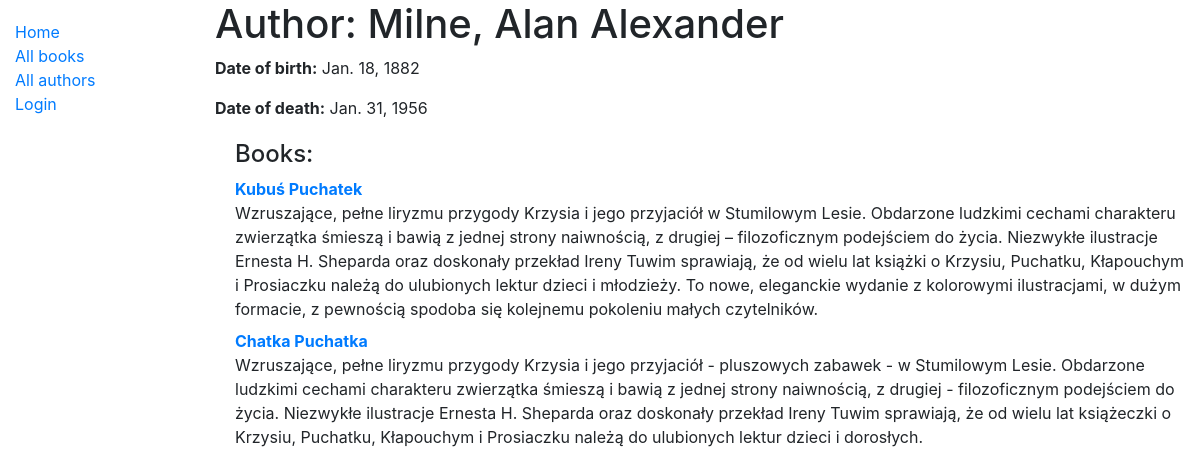
/catalog/author/2, run on the app's committed database.
### catalog/models.py (models this page shows, shortened)
class Author(models.Model):
    first_name = models.CharField(max_length=100)
    last_name = models.CharField(max_length=100)
    date_of_birth = models.DateField(null=True, blank=True)
    date_of_death = models.DateField('Died', null=True, blank=True)
    class Meta:
        ordering = ['last_name', 'first_name']

class Book(models.Model):
    title = models.CharField(max_length=200)
    author = models.ForeignKey('Author', on_delete=models.SET_NULL, null=True)
    summary = models.TextField(max_length=1000, help_text='Enter a brief description of the book')
    isbn = models.CharField('ISBN', max_length=13, help_text='13 Character <a href="https://www.isbn-international.org/content/what-isbn">ISBN number</a>')
    genre = models.ManyToManyField(Genre, help_text='Select a genre for this book')
    language = models.ManyToManyField(Language, help_text='Select a language for this book')
    def display_genre(self):
        """Create a string for the Genre. This is required to display genre in Admin."""
        return ', '.join(genre.name for genre in self.genre.all()[:3])
    display_genre.short_description = 'Genre' #Jt. (??)
    def __str__(self):
        return self.title

### catalog/views.py (the view)
# urls.py: path('author/<int:pk>', views.AuthorDetailView.as_view(), name='author-detail'),
class AuthorDetailView(generic.DetailView):
    model = Author

### catalog/templates/catalog/author_detail.html
{% extends "base_generic.html" %}
{% block content %}
  <h1>Author: {{author.last_name}}, {{author.first_name }}</h1>
  <p><strong>Date of birth:</strong> {{ author.date_of_birth }}</p>
  <p><strong>Date of death:</strong> {{ author.date_of_death }}</p>
  <div style="margin-left:20px;margin-top:20px">
    <h4>Books:</h4>
      <dl>
        {% for book in author.book_set.all %}
          <dt><a href="{% url 'book-detail' book.pk %}">{{book}}</a> </dt>
          <dd>{{book.summary}}</dd>
        {% endfor %}
    </dl>
  </div>
{% endblock %}

### data on the page
Author: last_name "Milne", first_name "Alan Alexander", date_of_birth "Jan. 18, 1882", date_of_death "Jan. 31, 1956"
Book: title "Kubuś Puchatek", summary "Wzruszające, pełne liryzmu przygody Krzysia i jego przyjaciół w Stumilowym Lesie. Obdarzone ludzkimi cechami charakteru zwierzątka śmieszą i bawią z jednej strony naiwnością, z drugiej – filozoficznym podejściem do życia. Niezwykłe ilustracje Ernesta H. Sheparda oraz doskonały przekład Ireny Tuwim sprawiają, że od wielu lat książki o Krzysiu, Puchatku, Kłapouchym i Prosiaczku należą do ulubionych lektur dzieci i młodzieży. To nowe, eleganckie wydanie z kolorowymi ilustracjami, w dużym formacie, z pewnością spodoba się kolejnemu pokoleniu małych czytelników."
Book: title "Chatka Puchatka", summary "Wzruszające, pełne liryzmu przygody Krzysia i jego przyjaciół - pluszowych zabawek - w Stumilowym Lesie. Obdarzone ludzkimi cechami charakteru zwierzątka śmieszą i bawią z jednej strony naiwnością, z drugiej - filozoficznym podejściem do życia. Niezwykłe ilustracje Ernesta H. Sheparda oraz doskonały przekład Ireny Tuwim sprawiają, że od wielu lat książeczki o Krzysiu, Puchatku, Kłapouchym i Prosiaczku należą do ulubionych lektur dzieci i dorosłych."
